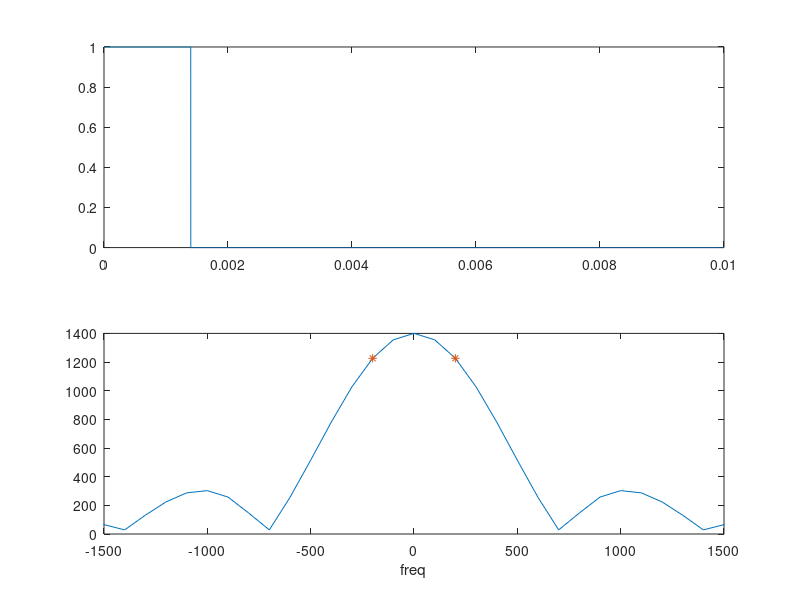

MATLAB code for this plot:
%%
dt=1e-6; %s
t=0:dt:0.01; %s

rfdur=1.4e-3;% s

RFpulse=zeros(size(t));

RFpulse((1:round(rfdur/dt)))=1;%+round(length(RFpulse)/2))=1;

faxis=linspace(-0.5/dt,0.5/dt,length(RFpulse));
spec=abs(fftshift(fft(RFpulse,[],2),2));

ind = find(min(abs(spec - max(spec)*0.9)) == abs(spec - max(spec)*0.9));

figure,
subplot(211),plot(t,RFpulse)
subplot(212),plot(faxis,abs(fftshift(fft(RFpulse,[],2),2)))
xlabel('freq'),xlim([-1 1]*1500)
hold on
plot(faxis(ind),spec(ind),'*')
diff(faxis(ind))


